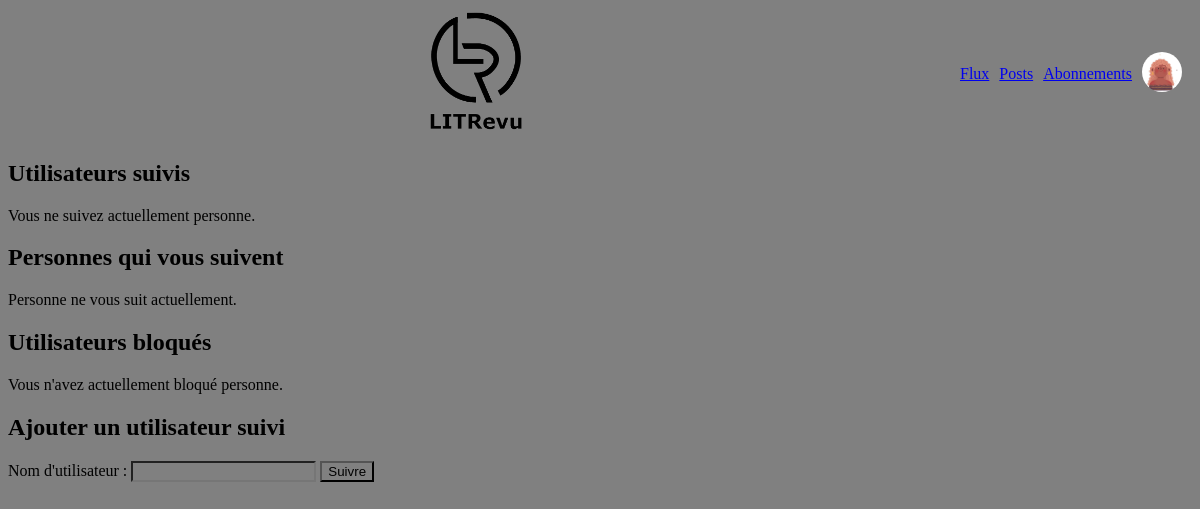
Page /subscription/ (signed in) on the earlier database version.
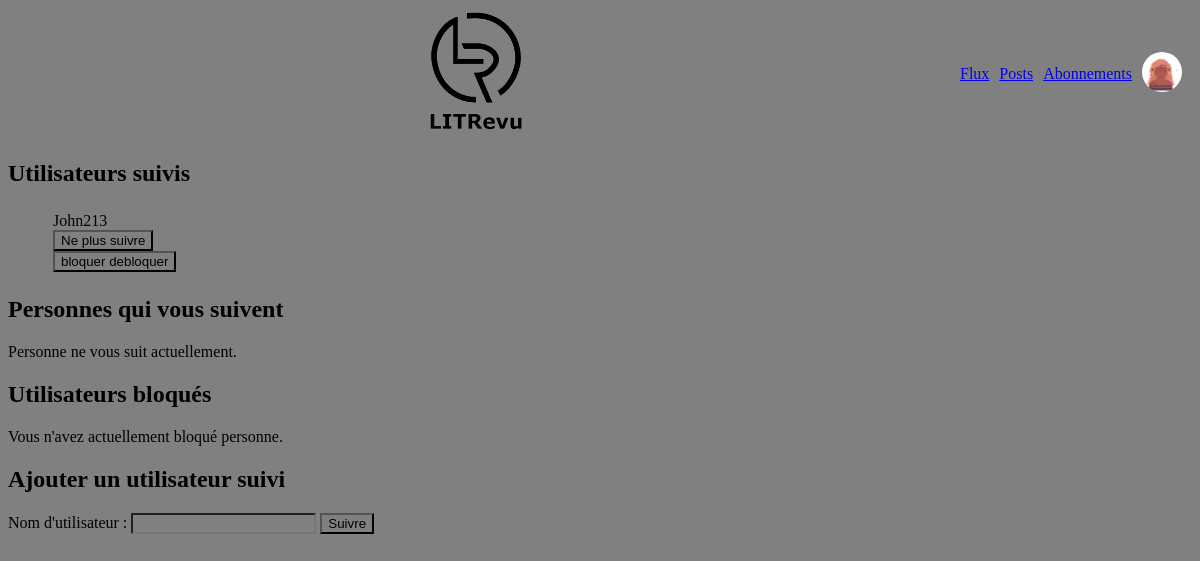
Same page on the later database version.
### authentication/models.py (models this page shows, shortened)
class User(AbstractUser):
    following = models.ManyToManyField('self', through=UserFollows, related_name='followers')
    avatar = models.ImageField(upload_to='avatars/', null=True, blank=True)
    IMAGE_MAX_SIZE = (800, 800)

### app_web/views.py (the view, shortened to what this page needs)
# urls.py: path('subscription/', app_web.views.subscription, name='subscription'),
@login_required
def subscription(request):
    following_users = request.user.following.all()
    blocked_users = User.objects.filter(blocking_users__user=request.user, blocking_users__can_access_tickets=False)
    followers = User.objects.filter(user_follows__followed_user=request.user)
    context = {'following_users': following_users, 'blocked_users': blocked_users, 'followers': followers}
    messages.success(request, '')
    return render(request, 'app_web/subscription.html', context)

### app_web/templates/app_web/subscription.html (shortened to what this page needs)
{% extends 'base.html' %}
{% block content %}
    <h2>Utilisateurs suivis</h2>
    {% if following_users %}
        <ul>
            {% for user in following_users %}
                <li>
                    {{ user.username }}
                    <form method="post" action="{% url 'unfollow' %}">
                        <button type="submit">Ne plus suivre</button>
                    </form>
                    <form method="post" action="{% url 'block_user' %}">
                        <button type="submit">bloquer debloquer</button>
                    </form>
                </li>
            {% endfor %}
        </ul>
    {% else %}
        <p>Vous ne suivez actuellement personne.</p>
    {% endif %}
    <h2>Personnes qui vous suivent</h2>
    {% if followers %}
        <ul>
            {% for user in followers %}
                <li>{{ user.username }}</li>
            {% endfor %}
        </ul>
    {% else %}
        <p>Personne ne vous suit actuellement.</p>
    {% endif %}
   <h2>Utilisateurs bloqués</h2>
    {% if blocked_users %}
        <ul>
            {% for user in blocked_users %}
                <li>
                    {{ user.username }}
                    <form method="post" action="{% url 'unblock_user' %}">
                        {% csrf_token %}
                        <input type="hidden" name="user_to_unblock" value="{{ user.id }}">
                        <button type="submit">Débloquer</button>
                    </form>
                </li>
            {% endfor %}
        </ul>
    {% else %}
    <p>Vous n'avez actuellement bloqué personne.</p>
{% endif %}
    <h2>Ajouter un utilisateur suivi</h2>
    <form method="post" action="{% url 'subscription' %}">
        <label for="id_username_to_follow">Nom d'utilisateur :</label>
        <input type="text" name="username_to_follow" id="id_username_to_follow" required>
        <button type="submit">Suivre</button>
    </form>
{% endblock %}

Differences in the rows shown:
now on this page (row edited): User: username "John213"
Other differences:
text no longer shown: "Vous ne suivez actuellement personne."
